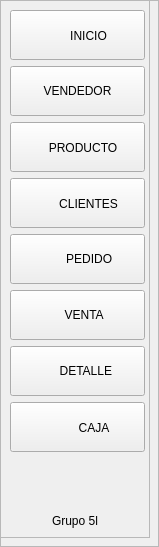
        <widget class="QFrame" name="izquierda">
         <property name="minimumSize">
          <size>
           <width>150</width>
           <height>0</height>
          </size>
         </property>
         <property name="maximumSize">
          <size>
           <width>16777215</width>
           <height>16777215</height>
          </size>
         </property>
         <property name="frameShape">
          <enum>QFrame::StyledPanel</enum>
         </property>
         <property name="frameShadow">
          <enum>QFrame::Raised</enum>
         </property>
         <widget class="QFrame" name="frame_2">
          <property name="geometry">
           <rect>
            <x>0</x>
            <y>0</y>
            <width>150</width>
            <height>538</height>
           </rect>
          </property>
          <property name="minimumSize">
           <size>
            <width>150</width>
            <height>0</height>
           </size>
          </property>
          <property name="frameShape">
           <enum>QFrame::StyledPanel</enum>
          </property>
          <property name="frameShadow">
           <enum>QFrame::Raised</enum>
          </property>
          <layout class="QVBoxLayout" name="verticalLayout_3">
           <item>
            <widget class="QPushButton" name="inicio">
             <property name="minimumSize">
              <size>
               <width>135</width>
               <height>50</height>
              </size>
             </property>
             <property name="layoutDirection">
              <enum>Qt::LeftToRight</enum>
             </property>
             <property name="autoFillBackground">
              <bool>false</bool>
             </property>
             <property name="text">
              <string>ㅤㅤINICIO</string>
             </property>
             <property name="icon">
              <iconset>
               <normaloff>../IMAGES/inicio.png</normaloff>../IMAGES/inicio.png</iconset>
             </property>
             <property name="iconSize">
              <size>
               <width>35</width>
               <height>35</height>
              </size>
             </property>
            </widget>
           </item>
           <item>
            <widget class="QPushButton" name="vendedor">
             <property name="minimumSize">
              <size>
               <width>135</width>
               <height>50</height>
              </size>
             </property>
             <property name="text">
              <string>VENDEDOR</string>
             </property>
             <property name="icon">
              <iconset>
               <normaloff>../IMAGES/vendedora.png</normaloff>../IMAGES/vendedora.png</iconset>
             </property>
             <property name="iconSize">
              <size>
               <width>35</width>
               <height>35</height>
              </size>
             </property>
            </widget>
           </item>
           <item>
            <widget class="QPushButton" name="producto">
             <property name="minimumSize">
              <size>
               <width>135</width>
               <height>50</height>
              </size>
             </property>
             <property name="text">
              <string>ㅤPRODUCTO</string>
             </property>
             <property name="icon">
              <iconset>
               <normaloff>../IMAGES/producto.png</normaloff>../IMAGES/producto.png</iconset>
             </property>
             <property name="iconSize">
              <size>
               <width>35</width>
               <height>35</height>
              </size>
             </property>
            </widget>
           </item>
           <item>
            <widget class="QPushButton" name="cliente">
             <property name="minimumSize">
              <size>
               <width>135</width>
               <height>50</height>
              </size>
             </property>
             <property name="text">
              <string>ㅤㅤCLIENTES</string>
             </property>
             <property name="icon">
              <iconset>
               <normaloff>../IMAGES/cliente.png</normaloff>../IMAGES/cliente.png</iconset>
             </property>
             <property name="iconSize">
              <size>
               <width>35</width>
               <height>35</height>
              </size>
             </property>
            </widget>
           </item>
           <item>
            <widget class="QPushButton" name="pedido">
             <property name="minimumSize">
              <size>
               <width>135</width>
               <height>50</height>
              </size>
             </property>
             <property name="text">
              <string>       PEDIDO</string>
             </property>
             <property name="icon">
              <iconset>
               <normaloff>../IMAGES/pedido.png</normaloff>../IMAGES/pedido.png</iconset>
             </property>
             <property name="iconSize">
              <size>
               <width>35</width>
               <height>35</height>
              </size>
             </property>
            </widget>
           </item>
           <item>
            <widget class="QPushButton" name="vender">
             <property name="minimumSize">
              <size>
               <width>135</width>
               <height>50</height>
              </size>
             </property>
             <property name="text">
              <string>    VENTA</string>
             </property>
             <property name="icon">
              <iconset>
               <normaloff>../IMAGES/ventas.png</normaloff>../IMAGES/ventas.png</iconset>
             </property>
             <property name="iconSize">
              <size>
               <width>35</width>
               <height>35</height>
              </size>
             </property>
            </widget>
           </item>
           <item>
            <widget class="QPushButton" name="detalle">
             <property name="minimumSize">
              <size>
               <width>135</width>
               <height>50</height>
              </size>
             </property>
             <property name="text">
              <string>     DETALLE</string>
             </property>
             <property name="icon">
              <iconset>
               <normaloff>../IMAGES/detalle.png</normaloff>../IMAGES/detalle.png</iconset>
             </property>
             <property name="iconSize">
              <size>
               <width>35</width>
               <height>35</height>
              </size>
             </property>
            </widget>
           </item>
           <item>
            <widget class="QPushButton" name="caja">
             <property name="minimumSize">
              <size>
               <width>135</width>
               <height>50</height>
              </size>
             </property>
             <property name="text">
              <string>ㅤㅤㅤCAJA</string>
             </property>
             <property name="icon">
              <iconset>
               <normaloff>../IMAGES/caja.png</normaloff>../IMAGES/caja.png</iconset>
             </property>
             <property name="iconSize">
              <size>
               <width>35</width>
               <height>35</height>
              </size>
             </property>
            </widget>
           </item>
           <item>
            <spacer name="espaciador2">
             <property name="orientation">
              <enum>Qt::Vertical</enum>
             </property>
             <property name="sizeHint" stdset="0">
              <size>
               <width>20</width>
               <height>250</height>
              </size>
             </property>
            </spacer>
           </item>
           <item>
            <widget class="QLabel" name="label">
             <property name="text">
              <string>Grupo 5l</string>
             </property>
             <property name="alignment">
              <set>Qt::AlignCenter</set>
             </property>
            </widget>
           </item>
          </layout>
         </widget>
        </widget>
